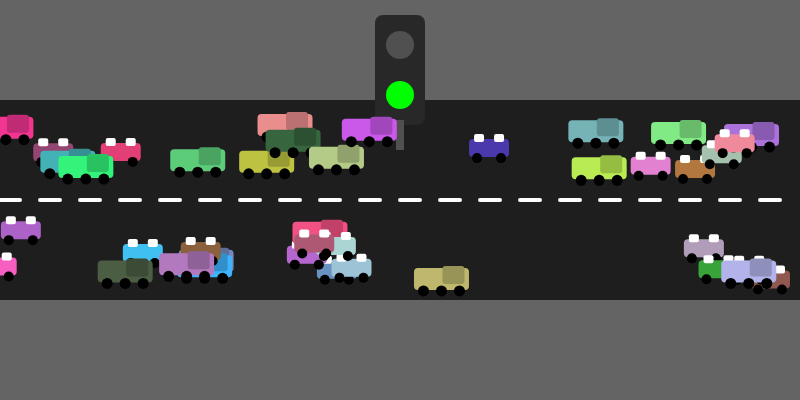
Frame 1 (no input)
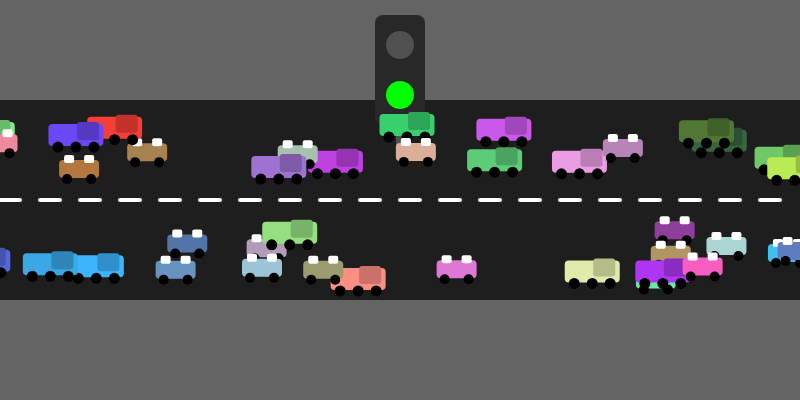
Frame 60 (no input)
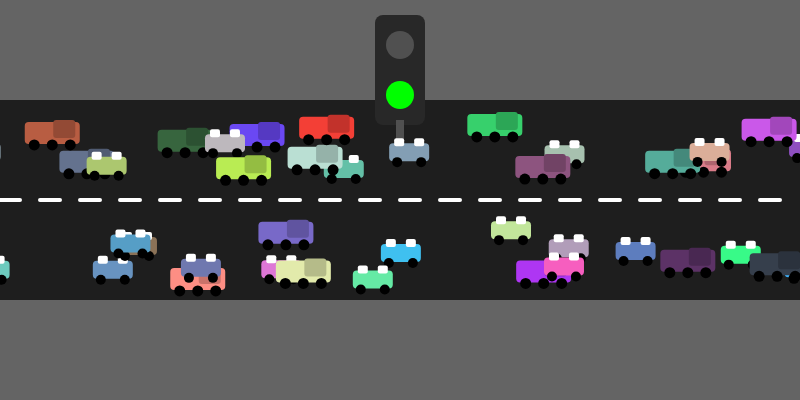
Frame 120 (the mouse pressed at the canvas centre since frame 60)

The p5.js sketch that drew these frames (run headless with seeded random() and noise() and a simulated clock; from frame 60 on, the mouse is pressed at the canvas centre):

// p5.js sketch
// ── sketch.js
let eastbound = [];
let westbound = [];
let trafficLight;

function setup() {
  createCanvas(800, 400);

  for (let i = 0; i < 20; i++) {
    addCarToArray(eastbound, 1);
    addCarToArray(westbound, 0);
  }

  trafficLight = new TrafficLight(width / 2, 70);
}

function draw() {
  background(100);
  drawRoad();

  trafficLight.display();
  trafficLight.update();

  for (let v of eastbound) {
    v.action(trafficLight.isRed, eastbound);
  }

  for (let v of westbound) {
    v.action(trafficLight.isRed, westbound);
  }
}

function drawRoad() {
  noStroke();
  fill(30);
  rect(0, 100, width, 200);

  stroke(255);
  strokeWeight(4);
  drawingContext.setLineDash([20, 20]);
  line(0, height / 2, width, height / 2);
  drawingContext.setLineDash([]);
}

function mousePressed() {
  if (keyIsDown(SHIFT)) {
    addCarToArray(westbound, 0);
  } else {
    addCarToArray(eastbound, 1);
  }
}

function keyPressed() {
  if (key === ' ') {
    trafficLight.turnRed();
  }
}

function addCarToArray(arr, direction) {
  let type = floor(random(2));
  let c = color(random(50, 255), random(50, 255), random(50, 255));
  let y = direction === 1 ? random(120, 170) : random(230, 280);
  let xSpeed = direction === 1 ? random(2, 6) : random(-6, -2);
  arr.push(new Vehicle(type, c, random(width), y, direction, xSpeed));
}

class Vehicle {
  constructor(type, c, x, y, direction, xSpeed) {
    this.type = type;
    this.c = c;
    this.x = x;
    this.y = y;
    this.direction = direction;
    this.xSpeed = xSpeed;
  }

  display() {
    push();
    translate(this.x, this.y);
    rectMode(CENTER);
    noStroke();

    if (this.type === 0) {
      fill(this.c);
      rect(0, 0, 40, 18, 4);
      fill(255);
      rect(-10, -10, 10, 8, 2);
      rect(10, -10, 10, 8, 2);
      fill(0);
      ellipse(-12, 10, 10, 10);
      ellipse(12, 10, 10, 10);
    } else {
      fill(this.c);
      rect(0, 0, 55, 22, 4);
      fill(red(this.c) * 0.8, green(this.c) * 0.8, blue(this.c) * 0.8);
      rect(12, -4, 22, 18, 3);
      fill(0);
      ellipse(-18, 12, 11, 11);
      ellipse(18, 12, 11, 11);
      ellipse(0, 12, 11, 11);
    }

    pop();
  }

  move() {
    this.x += this.xSpeed;

    if (this.x > width + 40) {
      this.x = -40;
    } else if (this.x < -40) {
      this.x = width + 40;
    }
  }

  speedUp() {
    if (this.direction === 1) {
      this.xSpeed = min(this.xSpeed + 0.2, 15);
    } else {
      this.xSpeed = max(this.xSpeed - 0.2, -15);
    }
  }

  speedDown() {
    if (this.direction === 1) {
      this.xSpeed = max(this.xSpeed - 0.2, 0);
    } else {
      this.xSpeed = min(this.xSpeed + 0.2, 0);
    }
  }

  changeColor() {
    this.c = color(random(50, 255), random(50, 255), random(50, 255));
  }

  avoidCars(allCars) {
    let safeDist = 70;
    let closest = null;
    let closestDist = Infinity;

    for (let other of allCars) {
      if (other === this) continue;
      if (abs(other.y - this.y) > 25) continue;

      let dx = other.x - this.x;

      if (this.direction === 1 && dx > 0 && dx < closestDist) {
        closestDist = dx;
        closest = other;
      }

      if (this.direction === 0 && dx < 0 && abs(dx) < closestDist) {
        closestDist = abs(dx);
        closest = other;
      }
    }

    if (closest && closestDist < safeDist) {
      this.speedDown();
      closest.speedUp();
    }
  }

  action(isRed, allCars) {
    if (!isRed) {
      this.avoidCars(allCars);
      this.move();

      if (random(100) < 1) this.speedUp();
      if (random(100) < 1) this.speedDown();
    }

    if (random(100) < 1) {
      this.changeColor();
    }

    this.display();
  }
}

class TrafficLight {
  constructor(x, y) {
    this.x = x;
    this.y = y;
    this.isRed = false;
    this.timer = 0;
  }

  turnRed() {
    this.isRed = true;
    this.timer = 120;
  }

  update() {
    if (this.isRed) {
      this.timer--;
      if (this.timer <= 0) {
        this.isRed = false;
        this.timer = 0;
      }
    }
  }

  display() {
    push();
    rectMode(CENTER);
    noStroke();

    fill(40);
    rect(this.x, this.y, 50, 110, 8);

    fill(this.isRed ? color(255, 0, 0) : color(80));
    ellipse(this.x, this.y - 25, 28, 28);

    fill(this.isRed ? color(80) : color(0, 255, 0));
    ellipse(this.x, this.y + 25, 28, 28);

    fill(80);
    rect(this.x, this.y + 65, 8, 30);
    pop();
  }
}
